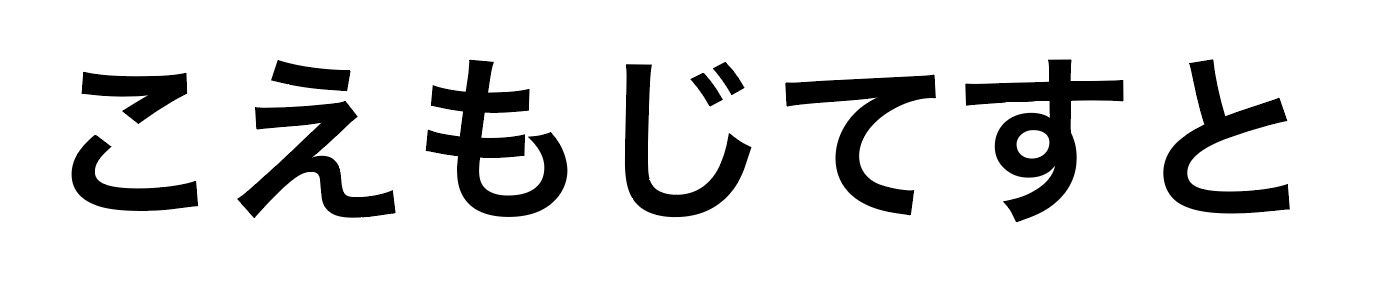
#> input picture FontReader/coemoji.jpg, 1386 x 290 px
$ python MakeShape.py coemoji.jpg out.png   (Python 2 division)   (older library calls are emulated)
#> lines starting #> are read from the running program, lines starting #| are printed output that depends on the picture; after the words box and inside, x2 and y2 are one past the last pixel; in counts of white or black regions, pixels touching at a corner belong together
import cv2
import numpy as np
from matplotlib import pyplot as plt
import sys
import json


def main():
    if len(sys.argv) < 3:
        print "usage: python MakeShape.py input_image output_json"
    input_image = sys.argv[1]
    output_json = sys.argv[2]

    image_original = cv2.imread(input_image)
#> image_original is the input picture: shape (290, 1386, 3); min 0, max 255, mean 220
    image = image_original.copy()
    image = cv2.cvtColor(image, cv2.cv.CV_RGB2GRAY)
    image = cv2.GaussianBlur(image,(11,11),0)
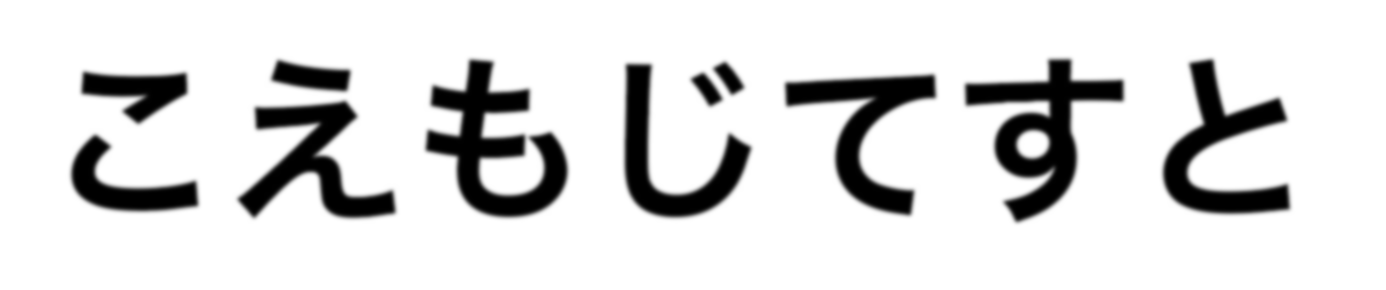
#> image: shape (290, 1386); min 0, max 255, mean 220
    th, image = cv2.threshold(image,127,255,cv2.THRESH_BINARY_INV)
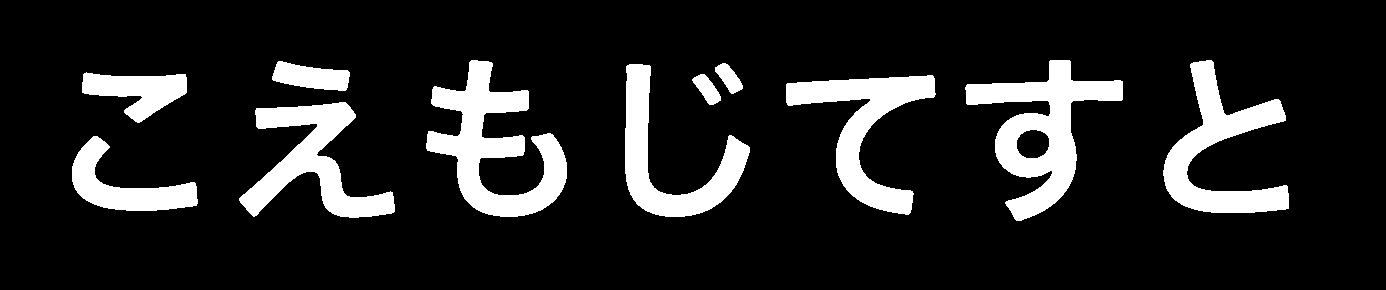
#> image: shape (290, 1386); 13.7% white; 11 white regions

    contours, hierarchy = cv2.findContours(image, cv2.RETR_TREE, cv2.CHAIN_APPROX_NONE)
#> contours = 12 contours; largest, box (x1, y1, x2, y2) and area: (965, 60, 1123, 221) 9456, (426, 60, 567, 217) 8806, (1163, 60, 1289, 213) 6972, (786, 75, 936, 215) 6742, (239, 102, 395, 218) 6682

    json.dump([[c.tolist() for c in contours], hierarchy.tolist()], open(output_json, 'w'))


main()
